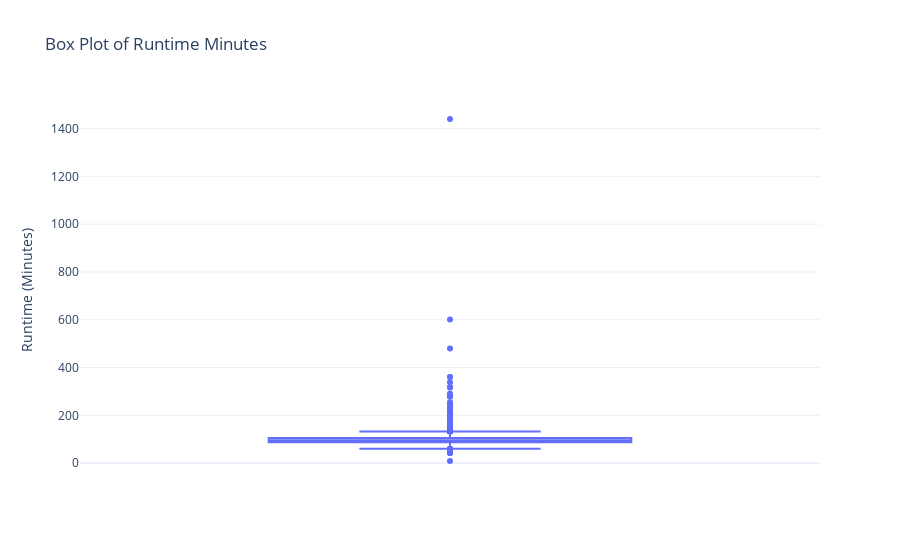

The cell this chart's notebook holds for it:
### Markdown cell above
#### Visualize the runtime minutes of the movies in the drama genre.

### Code cell
# A box plot to visualize the runtime minutes in the Drama Genre. 
data = drama_movies_df['runtime_minutes']

# Create a plot using plotly
fig = px.box(drama_movies_df, y='runtime_minutes', 
             title='Box Plot of Runtime Minutes',
             labels={'runtime_minutes': 'Runtime (Minutes)'},
             template='plotly_white') 
fig.show()

### Figure 1 — Plotly figure (JSON) as saved in the notebook; plotly's stock layout.template omitted (floating-point values rounded to 4 significant figures; data arrays with more than 128 entries replaced by an {"elided": "..."} marker saying what was removed)
{"data": [{"alignmentgroup": "True", "hovertemplate": "Runtime (Minutes)=%{y}<extra></extra>", "legendgroup": "", "marker": {"color": "#636efa"}, "name": "", "notched": false, "offsetgroup": "", "orientation": "v", "showlegend": false, "type": "box", "x0": " ", "xaxis": "x", "y": {"elided": "11612 float values"}, "y0": " ", "yaxis": "y"}], "layout": {"boxmode": "group", "legend": {"tracegroupgap": 0}, "title": {"text": "Box Plot of Runtime Minutes"}, "xaxis": {"anchor": "y", "domain": [0, 1]}, "yaxis": {"anchor": "x", "domain": [0, 1], "title": {"text": "Runtime (Minutes)"}}}}
